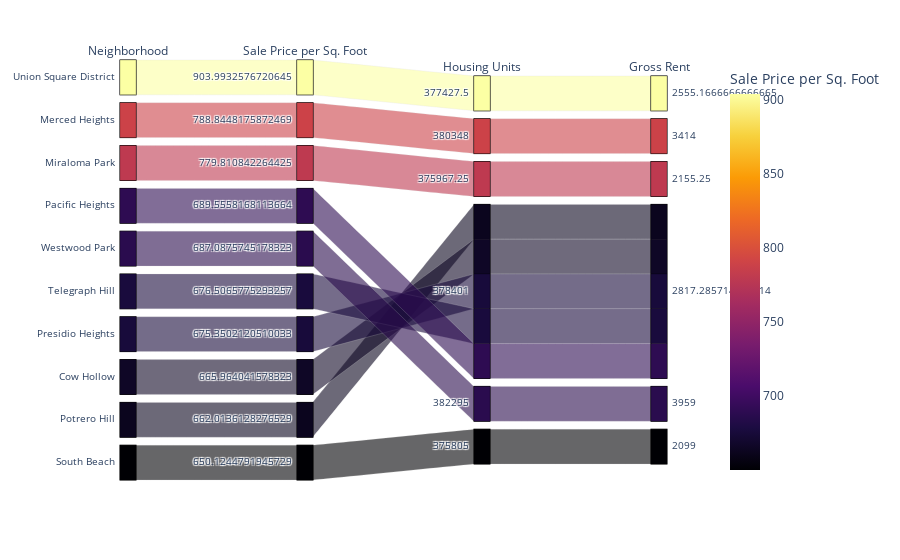

Here is the notebook cell this chart was saved with:
### Code cell
parallel_categories()

### Figure 1 — Plotly figure (JSON) as saved in the notebook; plotly's stock layout.template omitted (floating-point values rounded to 4 significant figures)
{"data": [{"dimensions": [{"label": "Neighborhood", "values": ["Union Square District", "Merced Heights", "Miraloma Park", "Pacific Heights", "Westwood Park", "Telegraph Hill", "Presidio Heights", "Cow Hollow", "Potrero Hill", "South Beach"]}, {"label": "Sale Price per Sq. Foot", "values": [904.0, 788.8, 779.8, 689.6, 687.1, 676.5, 675.4, 666.0, 662.0, 650.1]}, {"label": "Housing Units", "values": [377400.0, 380348, 376000.0, 378401, 382295, 378401, 378401, 378401, 378401, 375805]}, {"label": "Gross Rent", "values": [2555.0, 3414, 2155.0, 2817.0, 3959, 2817.0, 2817.0, 2817.0, 2817.0, 2099]}], "domain": {"x": [0, 1], "y": [0, 1]}, "line": {"color": [904.0, 788.8, 779.8, 689.6, 687.1, 676.5, 675.4, 666.0, 662.0, 650.1], "coloraxis": "coloraxis"}, "name": "", "type": "parcats"}], "layout": {"autosize": true, "coloraxis": {"colorbar": {"title": {"text": "Sale Price per Sq. Foot"}}, "colorscale": [[0, "#000004"], [0.1111, "#1b0c41"], [0.2222, "#4a0c6b"], [0.3333, "#781c6d"], [0.4444, "#a52c60"], [0.5556, "#cf4446"], [0.6667, "#ed6925"], [0.7778, "#fb9b06"], [0.8889, "#f7d13d"], [1, "#fcffa4"]]}, "legend": {"tracegroupgap": 0}, "margin": {"t": 60}}}
